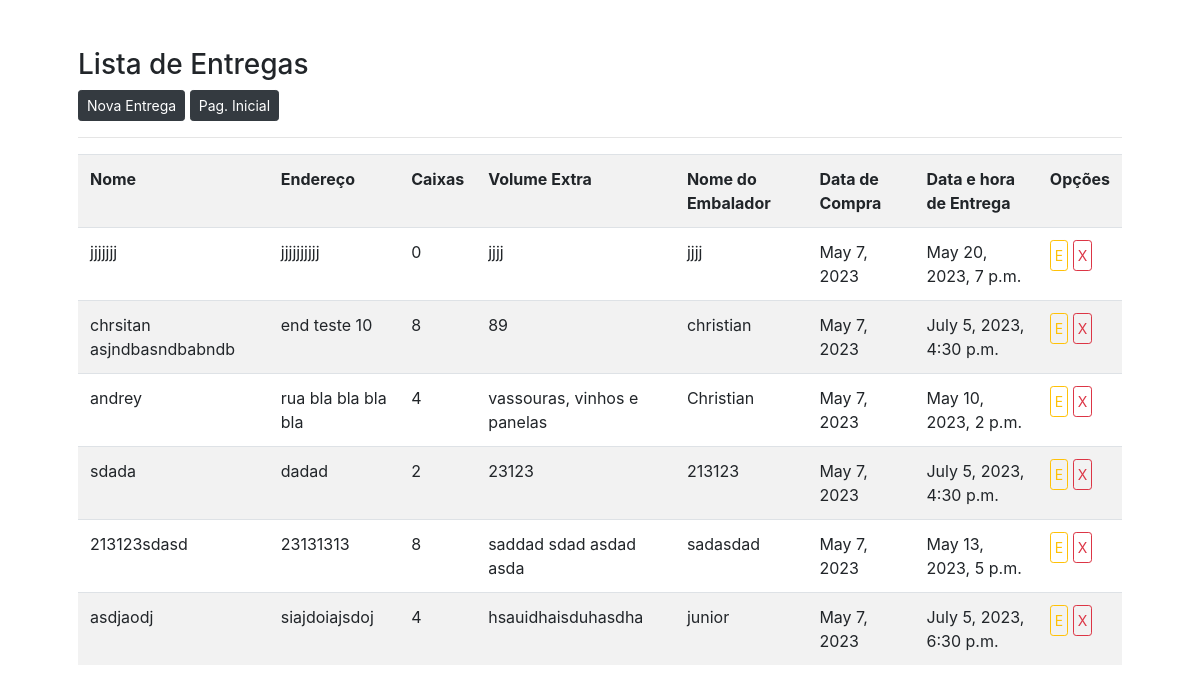
Page /listar/entrega on the earlier database version.
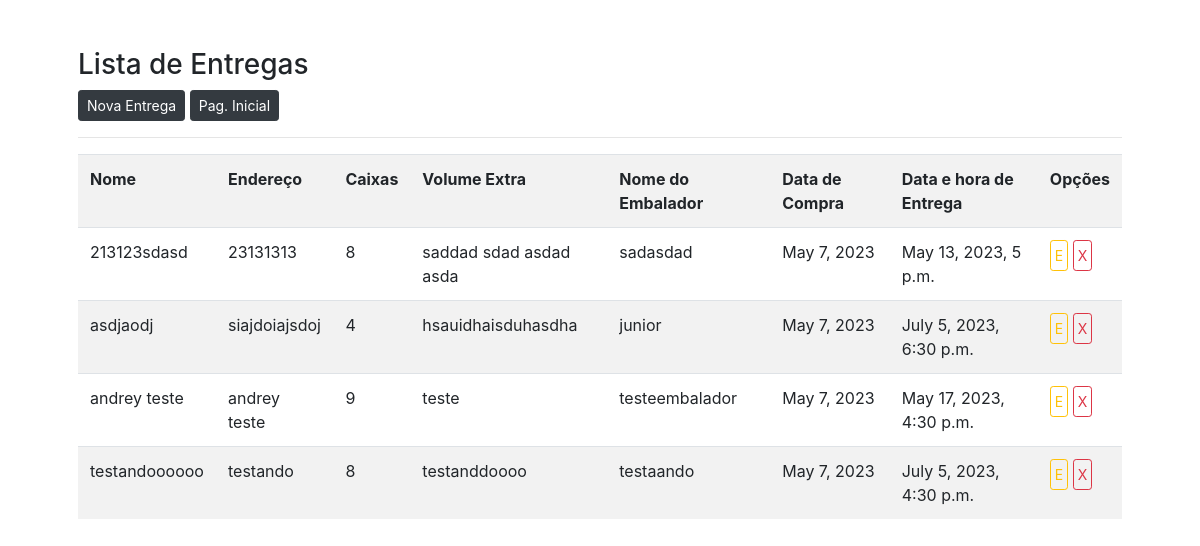
Same page on the later database version.
### cadastros/models.py (models this page shows, shortened)
class Entrega(models.Model):
    nome = models.CharField(max_length=50)
    endereco = models.CharField(max_length=250, verbose_name="endereço")
    caixas = models.IntegerField()
    volumeextra = models.CharField(max_length=150, verbose_name='Volume Extra')
    nomeembalador = models.CharField(max_length=50, verbose_name='Nome do Embalador')
    datacompra = models.DateField('Data da Compra', null=True, blank=True)
    datahoraentrega = models.DateTimeField('Data e hora da Entrega', null=True, blank=True)

### cadastros/views.py (the view)
# urls.py: path('listar/entrega', EntregaList.as_view(), name='listar-entrega'),
class EntregaList(ListView):
    model = Entrega
    template_name = 'cadastros/listas/entrega.html'

### cadastros/templates/cadastros/listas/entrega.html (shortened to what this page needs)
{% load static %}
<!DOCTYPE html>
<html lang="pt-br">
<head>
    <link rel="stylesheet" type="text/css" href="{% static 'css/entrega.css' %}">
    <link rel="stylesheet" href="https://cdn.jsdelivr.net/npm/bootstrap@4.3.1/dist/css/bootstrap.min.css">
</head>
<body>
   <div class="table-responsive">
    <div  class="container p-5">
        <h3>Lista de Entregas</h3>
        <a href="{% url 'cadastrar-entrega' %}" class="btn btn-dark btn-sm" >Nova Entrega</a>
        <a href="{% url 'inicio' %}" class="btn btn-dark btn-sm" >Pag. Inicial</a>
        <hr>
        <table class="table table-striped">
            <tr>
                <th>Nome</th>
                <th>Endereço</th>
                <th>Caixas</th>
                <th>Volume Extra</th>
                <th>Nome do Embalador</th>
                <th>Data de Compra</th>
                <th>Data e hora de Entrega</th>
                <th>Opções</th>
            </tr>
            {% for entrega in object_list %}
            <tr>
                <td>{{ entrega.nome }}</td>
                <td>{{ entrega.endereco }}</td>
                <td>{{ entrega.caixas }}</td>
                <td>{{ entrega.volumeextra }}</td>
                <td>{{ entrega.nomeembalador }}</td>
                <td>{{ entrega.datacompra }}</td>
                <td>{{ entrega.datahoraentrega}}</td>
                <td>
                   <a href="{% url 'editar-entrega' entrega.pk %}" class="btn btn-outline-warning btn-sm p-1" title="Editar">E</a>
                   <a href="{% url 'excluir-entrega' entrega.pk %}" class="btn btn-outline-danger btn-sm p-1" title="Excluir">X</a>
                </td>
            </tr>
            {% empty %}
            <tr>
                <td colspan="8">Sem entregas registradas</td>
            </tr>
            {% endfor %}
        </table>
    </div>
</div>
</body>
</html>

Differences in the rows shown:
removed Entrega: nome "jjjjjjj", endereco "jjjjjjjjjj", caixas "0", volumeextra "jjjj", nomeembalador "jjjj", datacompra "May 7, 2023", datahoraentrega "May 20, 2023, 7 p.m."
removed Entrega: nome "chrsitan asjndbasndbabndb", endereco "end teste 10", caixas "8", volumeextra "89", nomeembalador "christian", datacompra "May 7, 2023", datahoraentrega "July 5, 2023, 4:30 p.m."
removed Entrega: nome "andrey", endereco "rua bla bla bla bla", caixas "4", volumeextra "vassouras, vinhos e panelas", nomeembalador "Christian", datacompra "May 7, 2023", datahoraentrega "May 10, 2023, 2 p.m."
removed Entrega: nome "sdada", endereco "dadad", caixas "2", volumeextra "23123", nomeembalador "213123", datacompra "May 7, 2023", datahoraentrega "July 5, 2023, 4:30 p.m."
added Entrega: nome "andrey teste", endereco "andrey teste", caixas "9", volumeextra "teste", nomeembalador "testeembalador", datacompra "May 7, 2023", datahoraentrega "May 17, 2023, 4:30 p.m."
added Entrega: nome "testandoooooo", endereco "testando", caixas "8", volumeextra "testanddoooo", nomeembalador "testaando", datacompra "May 7, 2023", datahoraentrega "July 5, 2023, 4:30 p.m."
